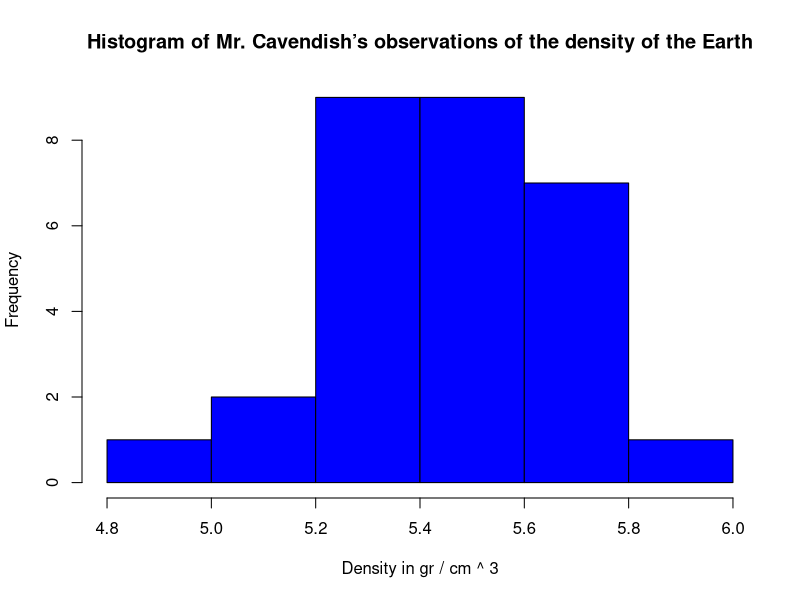
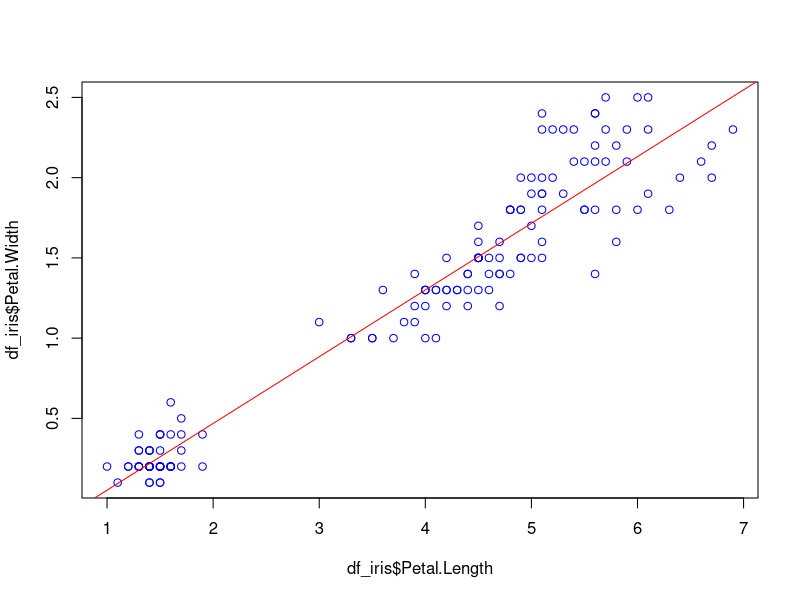

Write R code to recreate these figures, in order.
## ---- chunk 1
d_density <-
  c(5.5,5.61,4.88,5.07,5.26,5.55,5.36,5.29,5.58,5.65,5.57,5.53,5.62,5.29,5.44,5.34,5.79,5.1,5.27,5.39,5.42,5.47,5.63,5.34,5.46,5.3,5.75,5.68,5.85)
  
  density_mean <- mean(d_density)
  rounded <- round(density_mean, digits = 3)
  
  rounded
## ---- chunk 2
hist(d_density, main = "Histogram of Mr. Cavendish’s observations of the density of the Earth",xlab = "Density in gr / cm ^ 3", col='blue')
## ---- chunk 3
t.test(d_density, mu = 5.1)
## ---- chunk 4
t.test(d_density, mu = 5.5, alternative = "less")
## ---- chunk 5
t.test(iris$Sepal.Width ~ iris$Species, subset = iris$Species%in%c("virginica","versicolor"))
## ---- chunk 6
df_iris <- iris
model <- lm(Petal.Width ~ Petal.Length, data = df_iris)
summary(model)
plot(x = df_iris$Petal.Length, y = df_iris$Petal.Width, col='blue')
abline(model, col='red')
## ---- chunk 7
omnivores <-
  c(0.78, 0.80, 0.76, 0.78, 0.58, 0.64, 0.92, 0.86, 0.62, 0.54, 0.46)
  
vegetarians <-
  c(0.50,0.32,0.78,0.68,0.46,0.32,0.50,0.68,0.32,0.86,0.40,0.36,0.44,0.62,0.26)
  
alpha <- 0.05

len_o <- length(omnivores)
d_freedom_o <- len_o - 1

M_o <- qchisq(1 - alpha / 2, d_freedom_o)
m_o <- qchisq(alpha / 2, d_freedom_o)

L_o <- (d_freedom_o*var(omnivores)^2) / M_o
U_o <- (d_freedom_o*var(omnivores)^2) / m_o

L_o
U_o
## ---- chunk 8
len_v <- length(vegetarians)
d_freedom_v <- len_v - 1

M_v <- qchisq(1 - alpha / 2, d_freedom_v)
m_v <- qchisq(alpha / 2, d_freedom_v)

L_v <- (d_freedom_v*var(vegetarians)^2) / M_v
U_v <- (d_freedom_v*var(vegetarians)^2) / m_v

L_v
U_v
## ---- chunk 9
Lstd_o <- sqrt(L_o)
Ustd_o <- sqrt(U_o)

Lstd_o
Ustd_o
## ---- chunk 10
Lstd_v <- sqrt(L_v)
Ustd_v <- sqrt(U_v)

Lstd_v
Ustd_v
